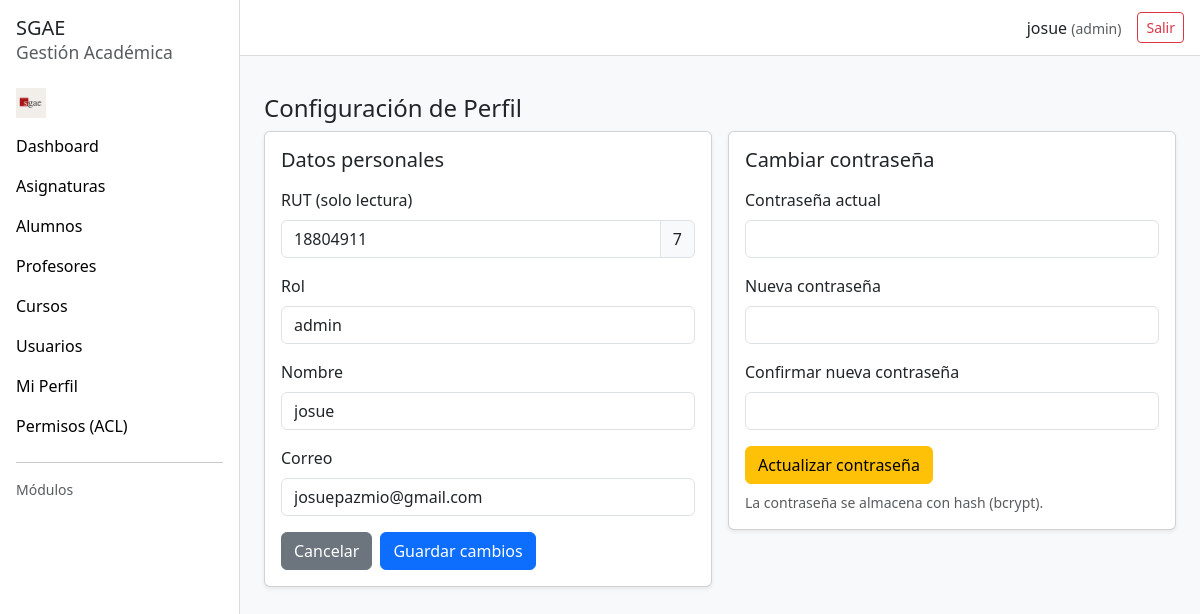
Screenshot of /public/configuracion.php (signed in) with the database file from the repository.
### tables this page shows
CREATE TABLE `usuarios` (
  `rut` varchar(10) NOT NULL,
  `dv` char(1) NOT NULL,
  `nombre` varchar(100) NOT NULL,
  `correo` varchar(100) NOT NULL,
  `password` varchar(255) NOT NULL,
  `rol` enum('admin','docente','alumno','apoderado') NOT NULL DEFAULT 'docente'
);

### public/configuracion.php (the view, shortened to what this page needs)
<?php
require __DIR__ . '/_layout_top.php';
$usrSession = $_SESSION['usuario'] ?? null;
try {
  $st = $pdo->prepare("SELECT rut, dv, nombre, correo, rol FROM usuarios WHERE rut=:rut LIMIT 1");
  $st->execute([':rut' => $usrSession['rut']]);
  $user = $st->fetch(PDO::FETCH_ASSOC);
} catch (Throwable $e) {
  $flash = ['type'=>'danger', 'msg'=>'Error cargando perfil: '.$e->getMessage()];
  $user = [
    'rut' => $usrSession['rut'] ?? '',
    'dv' => $usrSession['dv'] ?? '',
    'nombre' => $usrSession['nombre'] ?? '',
    'correo' => $usrSession['correo'] ?? '',
    'rol' => $usrSession['rol'] ?? 'alumno',
  ];
}
?>
<h4>Configuración de Perfil</h4>
<div class="row g-3">
  <div class="col-lg-6">
    <div class="card shadow-sm">
      <div class="card-body">
        <h5 class="mb-3">Datos personales</h5>
        <form method="post" autocomplete="off">
          <div class="mb-3">
            <label class="form-label">RUT (solo lectura)</label>
            <div class="input-group">
              <input type="text" class="form-control" value="<?= htmlspecialchars($user['rut']) ?>" readonly>
              <span class="input-group-text"><?= htmlspecialchars($user['dv']) ?></span>
            </div>
          </div>
         <div class="mb-3">
            <label class="form-label">Rol</label>
            <input type="text" class="form-control" value="<?= htmlspecialchars($user['rol'] ?? 'alumno') ?>" readonly>
          </div>
          <div class="mb-3">
            <label class="form-label">Nombre</label>
            <input type="text" name="nombre" class="form-control" required value="<?= htmlspecialchars($user['nombre'] ?? '') ?>">
          </div>
          <div class="mb-3">
            <label class="form-label">Correo</label>
            <input type="email" name="correo" class="form-control" required value="<?= htmlspecialchars($user['correo'] ?? '') ?>">
          </div>
          <div class="d-flex gap-2">
            <a href="<?= $BASE ?>/dashboard.php" class="btn btn-secondary">Cancelar</a>
            <button class="btn btn-primary">Guardar cambios</button>
          </div>
        </form>
      </div>
    </div>
  </div>
  <div class="col-lg-6">
    <div class="card shadow-sm">
      <div class="card-body">
        <h5 class="mb-3">Cambiar contraseña</h5>
        <form method="post" autocomplete="off">
          <div class="mb-3">
            <label class="form-label">Contraseña actual</label>
            <input type="password" name="pwd_actual" class="form-control" required minlength="6">
          </div>
          <div class="mb-3">
            <label class="form-label">Nueva contraseña</label>
            <input type="password" name="pwd_nueva" class="form-control" required minlength="6">
          </div>
          <div class="mb-3">
            <label class="form-label">Confirmar nueva contraseña</label>
            <input type="password" name="pwd_conf" class="form-control" required minlength="6">
          </div>
          <div class="d-flex gap-2">
            <button class="btn btn-warning" type="submit">Actualizar contraseña</button>
          </div>
        </form>
        <div class="form-text mt-2">La contraseña se almacena con hash (bcrypt).</div>
      </div>
    </div>
  </div>
</div>
<?php require __DIR__ . '/_layout_bottom.php'; ?>

### public/_layout_top.php (style rules this page uses)
body { background-color:#f8f9fa; }

### rows the page displays
usuarios: rut "18804911", dv "7", rol "admin", nombre "josue", correo "josuepazmio@gmail.com"

### other values shown
$nombreUser "josue"
$rolUsuario "admin"
